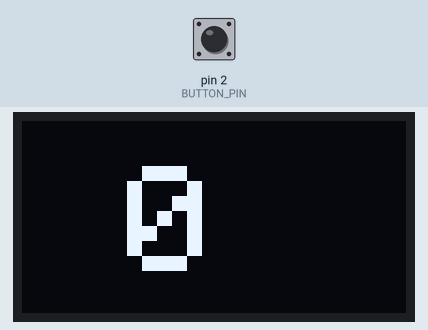
The sketch below on a simulated Arduino Uno, built with avr-gcc and run on an emulated ATmega328P. On the bench: 128×64 one-colour display. The inputs (shaded band) are chosen by the test bench; at power-on: pin 2 (BUTTON_PIN) LOW. The display library's start-up logo is not drawn; random numbers use the default seed unless the sketch sets one.

Above: at 1.2 s.
1.3 s: pin 2 (BUTTON_PIN) pulled HIGH for 0.15 s
At 2.6 s:
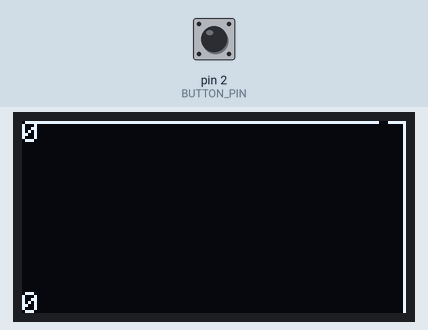
2.9 s: pin 2 (BUTTON_PIN) pulsed HIGH 5 times (0.12 s each, 0.3 s apart)
At 3.41 s:
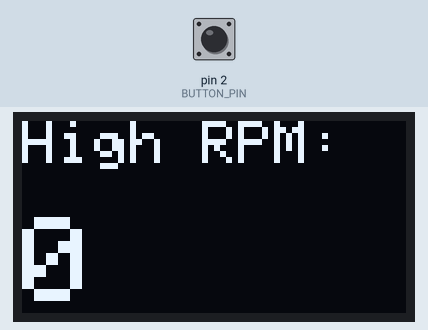
Timing chart, 0 to 5.9 s (numbered marks = the images above; inputs shaded):
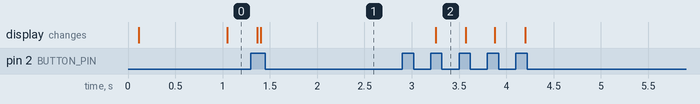

The sketch:

Tachometer.ino
```cpp
#include <Wire.h>
#include <Adafruit_SSD1306.h>
#include <FreqMeasure.h>

#define DEBUG                 false
#define SCREEN_WIDTH          128
#define SCREEN_HEIGHT         64
#define BUTTON_PIN             2
#define FREQ_PIN              8
#define OLED_RESET            A4
#define SPLASH_TIME           1000
#define RPM_UPDATE_TIME       250
#define RPM_STACK_SIZE        50
#define AVG_MEASUREMENTS_LONG 24

// Variables
bool buttonState;                   // current state of the button
bool lastButtonState;               // previouse state of the button

unsigned long freqSum;              // Sum of all frequency measurements
byte freqCount;                     // total number of frequency measurements
unsigned long lastRPMUpdateTime;    // timestamp of the last RPM update function run
unsigned int lastRPM;               // last detected RPM updated in `updateRPMData`
unsigned int highestRPM;            // highest detected RPM updated in `updateRPMData`
int shortRPMStack[RPM_STACK_SIZE];  // short measurements in an array where all elements are pushed back everytime
int longRPMStack[RPM_STACK_SIZE];   // long measurements in an array where all avg of shortRPMStack are pushed to.
byte shortRPMStackCount;            // count of shoft measurements added to the array.

bool splashShown;                   // Bool splash shown
byte viewState = 0;                 // view state [0 = splash, 1 = rpm, 2 = shortGraph, 3 = longGraph]

Adafruit_SSD1306 display(SCREEN_WIDTH, SCREEN_HEIGHT, &Wire, OLED_RESET);

const unsigned char volvoLogo [] PROGMEM = {
  0x00, 0x00, 0x00, 0x00, 0x00, 0x00, 0x00, 0x00, 0x00, 0x00, 0x00, 0x00, 0x00, 0x00, 0x00, 0x00,
  0x00, 0x00, 0x00, 0x00, 0x01, 0xfc, 0x00, 0x00, 0x00, 0x00, 0x00, 0x00, 0x00, 0x03, 0xfe, 0x00,
  0x3f, 0xff, 0xc3, 0xff, 0x87, 0xff, 0x80, 0xff, 0xfc, 0x3f, 0xff, 0xc3, 0xff, 0x0f, 0xff, 0xc0,
  0x03, 0xfc, 0x00, 0x78, 0x1f, 0x87, 0xe0, 0x1f, 0xc0, 0x03, 0xfc, 0x00, 0x78, 0x3f, 0x07, 0xe0,
  0x01, 0xfc, 0x00, 0x70, 0x3f, 0x03, 0xf0, 0x1f, 0xc0, 0x03, 0xfc, 0x00, 0xf0, 0x7e, 0x03, 0xf0,
  0x01, 0xfe, 0x00, 0xf0, 0x7e, 0x03, 0xf8, 0x1f, 0xc0, 0x01, 0xfe, 0x00, 0xe0, 0x7e, 0x03, 0xf8,
  0x00, 0xfe, 0x01, 0xe0, 0xfe, 0x01, 0xf8, 0x1f, 0xc0, 0x01, 0xfe, 0x01, 0xe0, 0xfc, 0x01, 0xf8,
  0x00, 0xff, 0x01, 0xe0, 0xfc, 0x01, 0xfc, 0x1f, 0xc0, 0x00, 0xff, 0x01, 0xc0, 0xfc, 0x01, 0xfc,
  0x00, 0x7f, 0x83, 0xc0, 0xfc, 0x01, 0xfc, 0x1f, 0xc0, 0x00, 0xff, 0x03, 0xc0, 0xfc, 0x01, 0xfc,
  0x00, 0x7f, 0x83, 0xc0, 0xfc, 0x01, 0xfc, 0x1f, 0xc0, 0x00, 0x7f, 0x83, 0x80, 0xfc, 0x01, 0xfc,
  0x00, 0x3f, 0xc7, 0x80, 0xfc, 0x01, 0xfc, 0x1f, 0xc0, 0x18, 0x3f, 0x87, 0x80, 0xfc, 0x01, 0xfc,
  0x00, 0x3f, 0xc7, 0x00, 0xfe, 0x01, 0xfc, 0x1f, 0xc0, 0x18, 0x3f, 0xc7, 0x00, 0xfc, 0x01, 0xf8,
  0x00, 0x1f, 0xef, 0x00, 0x7e, 0x03, 0xf8, 0x1f, 0xc0, 0x18, 0x1f, 0xcf, 0x00, 0x7e, 0x03, 0xf8,
  0x00, 0x1f, 0xfe, 0x00, 0x7f, 0x03, 0xf0, 0x1f, 0xc0, 0x38, 0x1f, 0xfe, 0x00, 0x7e, 0x03, 0xf0,
  0x00, 0x0f, 0xfe, 0x00, 0x3f, 0x87, 0xe0, 0x1f, 0xc0, 0xf8, 0x0f, 0xfe, 0x00, 0x3f, 0x07, 0xe0,
  0x00, 0x0f, 0xfc, 0x00, 0x0f, 0xff, 0xc1, 0xff, 0xff, 0xf8, 0x0f, 0xfc, 0x00, 0x0f, 0xff, 0xc0,
  0x00, 0x07, 0xfc, 0x00, 0x03, 0xfe, 0x00, 0xff, 0xff, 0xf8, 0x07, 0xfc, 0x00, 0x03, 0xfe, 0x00,
  0x00, 0x00, 0x00, 0x00, 0x00, 0x00, 0x00, 0x00, 0x00, 0x00, 0x00, 0x00, 0x00, 0x00, 0x00, 0x00
};


void setup() {
  //Serial.begin(9600);

  setupDisplay();
  setupMeasureRPM();
  setupButton();
}

void loop() {
  updateSplash();

  measureRPM();
  updateRPMData();

  buttonAction();

  viewLoop();
}


// RPM

void setupMeasureRPM() {
  pinMode(FREQ_PIN, INPUT);
  FreqMeasure.begin();
}

void measureRPM() {
  if (DEBUG) { // Fill with fake data
    freqSum += random(256816, 524549);
    freqCount++;
  } else {
    if (FreqMeasure.available()) {
      freqSum += FreqMeasure.read();
      freqCount++;
    }
  }
}

void updateRPMData() {
  if ((millis() - lastRPMUpdateTime) >= RPM_UPDATE_TIME) {
    lastRPMUpdateTime += RPM_UPDATE_TIME;
    //Serial.println(freqCount); // Log number of measurements.
    lastRPM = (FreqMeasure.countToFrequency(freqSum / freqCount) * 60) / 2; // 4 stroke engine, 2 sparks per rotation.
    if (highestRPM < lastRPM) {
      highestRPM = lastRPM;
    }

    // Add measurements to secStack
    pushToStack(shortRPMStack, lastRPM);
    shortRPMStackCount++;
    // Get avg of stack and move them to minStack.
    if (shortRPMStackCount >= AVG_MEASUREMENTS_LONG) {
      shortRPMStackCount = 0;
      unsigned long sum = 0;
      Serial.println("--");
      for (byte i = 0; i < AVG_MEASUREMENTS_LONG; i++) {
          Serial.println(shortRPMStack[i]);
          sum += shortRPMStack[i];
      }

      pushToStack(longRPMStack, sum / AVG_MEASUREMENTS_LONG);
    }

    freqCount = 0;
    freqSum = 0;
  }
}


// Display

void setupDisplay() {
  display.begin(SSD1306_SWITCHCAPVCC, 0x3C);
  display.display();
  display.clearDisplay();
  display.setTextColor(WHITE);
  display.display();
}

void viewLoop() {
  if (viewState == 0) {
    splashView();
  } else if (viewState == 1) {
    rpmView();
  } else if (viewState == 2) {
    shortGraphView();
  } else if (viewState == 3) {
    longGraphView();
  } else {
    statsView();
  }
}

void splashView() {
  display.clearDisplay();
  display.drawBitmap(0, 23,volvoLogo, 128, 18, WHITE);
  display.display();
}

void rpmView() {
  display.clearDisplay();
  display.setTextSize(5);
  byte leftPadding = 5;
  if (lastRPM < 1000) {
    leftPadding = 35;
  }
  display.setCursor(leftPadding, 15);
  display.println(lastRPM);
  display.display();
}

void shortGraphView() {
  unsigned int dataLength = sizeof(shortRPMStack) / sizeof(shortRPMStack[0]);

  unsigned int minValue = 0;
  unsigned int maxValue = 0;
  for (int i = 0; i < dataLength; i++) {
    int value = shortRPMStack[i];
    if (minValue > value || minValue == 0) {
      minValue = value;
    }
    if (maxValue < value) {
      maxValue = value;
    }
  }

  minValue = (int)(floor((float)minValue / 1000) * 1000);
  maxValue = (int)(ceil((float)maxValue / 1000) * 1000);

  drawScrollingGraph(display, 0, 0, SCREEN_WIDTH, SCREEN_HEIGHT, shortRPMStack, dataLength, minValue, maxValue);
}

void longGraphView() {
  unsigned int dataLength = sizeof(longRPMStack) / sizeof(longRPMStack[0]);

  unsigned int minValue = 0;
  unsigned int maxValue = 0;
  for (int i = 0; i < dataLength; i++) {
    int value = longRPMStack[i];
    if (minValue > value || minValue == 0) {
      minValue = value;
    }
    if (maxValue < value) {
      maxValue = value;
    }
  }

  minValue = (int)(floor((float)minValue / 1000) * 1000);
  maxValue = (int)(ceil((float)maxValue / 1000) * 1000);

  drawScrollingGraph(display, 0, 0, SCREEN_WIDTH, SCREEN_HEIGHT, longRPMStack, dataLength, minValue, maxValue);
}

void statsView() {
  display.clearDisplay();
  display.setTextSize(2);
  display.setCursor(0, 0);
  display.print("High RPM: ");
  display.setTextSize(4);
  display.println(highestRPM);
  display.display();
}

//void debugView() {
//  display.clearDisplay();
//  if (buttonState) {
//    display.fillRect(0, 0, 128, 64, WHITE);
//  }
//  display.display();
//}

void updateSplash() {
  // Hide splash screen after SPLASH_TIME
  if (!splashShown && millis() > SPLASH_TIME) {
    splashShown = true;
    viewState += 1;
  }
}


// Button

void setupButton() {
  pinMode(BUTTON_PIN, INPUT);
}

void buttonAction() {
  buttonState = digitalRead(BUTTON_PIN);
  if (lastButtonState == buttonState) {
    return;
  }
  delay(20);
  buttonState = digitalRead(BUTTON_PIN);
  if (lastButtonState != buttonState) {
    lastButtonState = buttonState;

    // Change viewState when button pushed.
    if (buttonState == HIGH) {
      viewState++;
      if (viewState == 5) {
        viewState = 0;
      }
    }
  }
}


/*
Tachometer
4 screens:
- Launchscreen (Volvo logo)
- 4 digit number
- Graph (every half second)
- Graph (last 5min)


Code
Vars
- bool lastButtonState
- unsigned int freqSum
- byte freqCount
- bool splashShown
- byte display
- Stack Stack1
- Stack Stack2
- byte Stack1 counter
- Bool Redraw1
- Bool Redraw2

Loop 4main actions
- buttonAction (digital read)
  - changeDetection (detected, update display byte)
- Frequency measure (runs all the time, store sum + counter)
- updateMeasurements (runs every half second calculate avg. frequency on sum + count, clear)
    - redraw1 bool
    - pushToStack
    - IncrementCounter
    - every 60 measurements calc avg pushToSecondStack.
    - Redraw2 bool
- Update screen
  - update 4 digit number (check redraw1 bool, set to false)
  - update graph half second (check redraw1 bool, set to false)
  - update graph 30 seconds (check redraw2 bool. Set to false)

GraphLib
- drawScrollingGraph
StackLib
- pushToStack
*/
```

Graph.ino
```cpp
void drawScrollingGraph(Adafruit_SSD1306 &d, int x, int y, int w, int h, int data[], unsigned int dataLength, int minValue, int maxValue) {
  int vRange = (maxValue - minValue);

  float invertedX = x + w;
  float invertedY = (y + h) - 1;
  int graphWidth = w - 10;
  int graphHeight = h - 0;
  float invertedGraphX = x + graphWidth;
  float invertedGraphY = (y + graphHeight) - 1;
  float xScale = (float)graphWidth / (float)dataLength;
  float yScale = (float)graphHeight / (float)vRange;

  d.setTextSize(1);
  d.setCursor(x, invertedY - 6);
  d.println(minValue);
  d.setCursor(x, y);
  d.println(maxValue);

  d.drawFastVLine(invertedX - 1, y, h, WHITE);
  d.drawFastHLine(invertedX - 6, y, 5, WHITE);

  for (int i = 0; i < vRange / 500; i++) {
    d.drawFastHLine(invertedX - 5, invertedY - (i * 500 * yScale), 5, WHITE);
  }

  for (int i = 0; i < dataLength - 1; i++) {
    float startPosX = invertedGraphX - (i * xScale);
    float startPosY = invertedGraphY - ((data[i] - minValue) * yScale);
    float endPosX = invertedGraphX - ((i + 1) * xScale);
    float endPosY = invertedGraphY - ((data[i + 1] - minValue) * yScale);

    d.drawLine(startPosX, startPosY, endPosX, endPosY, WHITE);
  }
  d.display();
  d.clearDisplay();
}
```

Helpers.ino
```cpp
int getMax(int* array, int size) {
  unsigned int max = 0;
  for (int i = 0; i < size; i++) {
    int value = array[i];
    if (max < value) {
      max = value;
    }
  }
  return max;
}
```

Stack.ino
```cpp
// Array and push value in front move all other to the back.
void pushToStack(int data[], int value) {
  for (int i = RPM_STACK_SIZE - 1; i >= 1; i--) {
    data[i] = data[i - 1];
  }
  data[0] = value;
}
```

Measured:
- after the input at 1.3 s, the display: first changes after 0.07 s (image 1 shows a later state)
- after the input at 2.9 s, the display: changes after 0.35 s (image 2)
